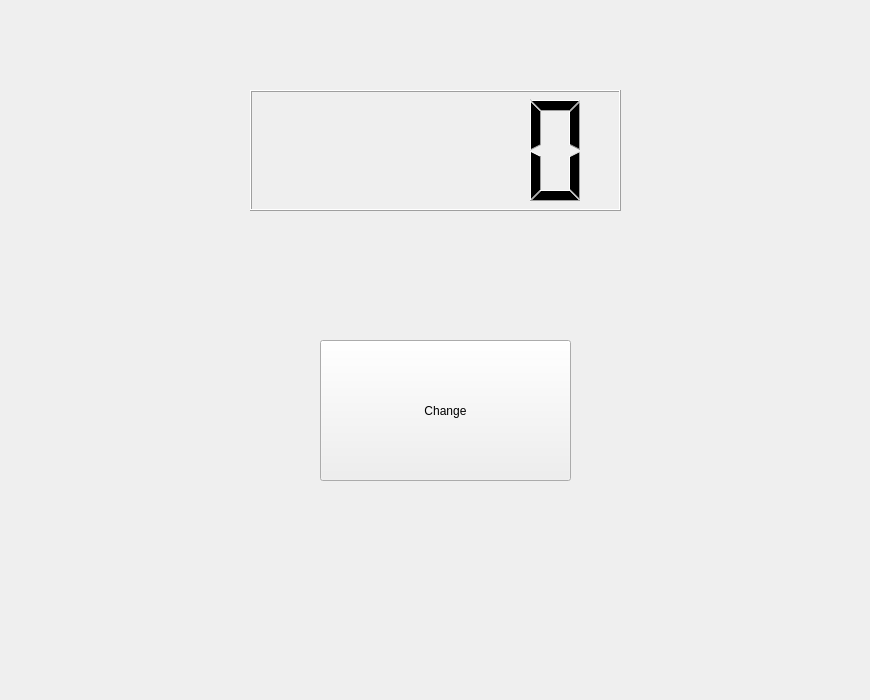
<?xml version="1.0" encoding="UTF-8"?>
<ui version="4.0">
 <class>servicepageui</class>
 <widget class="QWidget" name="servicepageui">
  <property name="geometry">
   <rect>
    <x>0</x>
    <y>0</y>
    <width>870</width>
    <height>700</height>
   </rect>
  </property>
  <property name="windowTitle">
   <string>Form</string>
  </property>
  <widget class="QPushButton" name="button">
   <property name="geometry">
    <rect>
     <x>320</x>
     <y>340</y>
     <width>251</width>
     <height>141</height>
    </rect>
   </property>
   <property name="text">
    <string>Change</string>
   </property>
  </widget>
  <widget class="QLCDNumber" name="lcdNumber">
   <property name="geometry">
    <rect>
     <x>250</x>
     <y>90</y>
     <width>371</width>
     <height>121</height>
    </rect>
   </property>
  </widget>
 </widget>
 <resources/>
 <connections/>
</ui>
